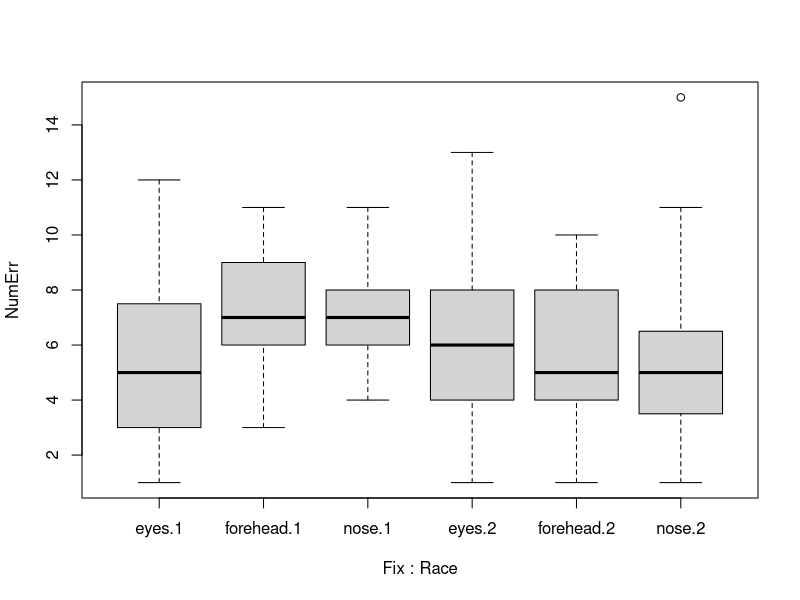
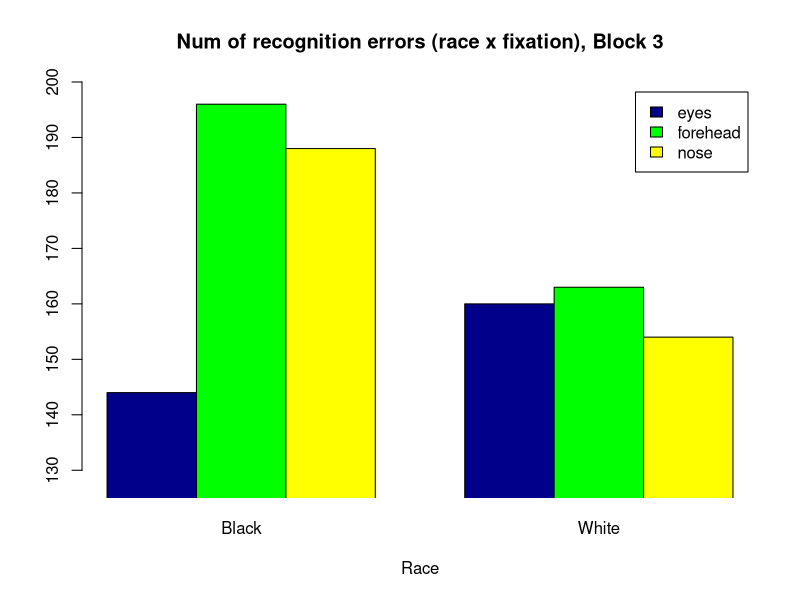

The R script that drew these images, in order:
#Block 3 recognition data

#read in cleaned data set, just Block 3 trials
Block3dat = read.delim("Block3dat.txt", header = T, stringsAsFactors=F)


#change format to do ANOVA
#different line for each value (so each variable has a column specifying which level of that variable
#the value is for)
require(reshape2)
require(plyr)
wide= melt(tapply(Block3dat$Error, INDEX=list(Block3dat$Fix, Block3dat$Race, Block3dat$Subnum), 
                  FUN= sum))

wide = rename(wide, c("Var1" = "Fix", "Var2" = "Race", 
                      "Var3" = "Subnum", "value" = "NumErr"))

#for within subjects ANOVAs, SUBJECT HAS TO BE A FACTOR
wide$Subnum = factor(wide$Subnum)

#to do ANOVA (look at effect of Fix, Race, and interaction)
#need to add error term because of within subjects design (wouldn't have that for between subjects)
#if mixed design, put only within Ss variables in Error term
int <- aov(NumErr ~ (Fix*Race)+Error(Subnum/(Fix*Race)), data = wide)
#same thing as anova(lm(NumErr ~ etc.))
#if between subjects, it would look lik aov(NumErr ~ Fix*Race, data = wide)

summary(int)  #displays Type 1 ANOVA, will be different from Type 3 ANOVA when unbalanced design

boxplot(NumErr~Fix*Race, data = wide)


#for one way ANOVAs within race
Bfaces = Block3dat[Block3dat$Race == 1,]
Wfaces = Block3dat[Block3dat$Race == 2,]
#within Black faces
wideB= melt(tapply(Bfaces$Error, INDEX=list(Bfaces$Fix, Bfaces$Race, Bfaces$Subnum), 
                   FUN= sum))

wideB = rename(wideB, c("Var1" = "Fix", "Var2" = "Race", 
                        "Var3" = "Subnum", "value" = "NumErr"))

onewayB = aov(NumErr ~ Fix+Error(Subnum/Fix), data = wideB)
summary(onewayB)
#within White faces
wideW= melt(tapply(Wfaces$Error, INDEX=list(Wfaces$Fix, Wfaces$Race, Wfaces$Subnum), 
                   FUN= sum))

wideW = rename(wideW, c("Var1" = "Fix", "Var2" = "Race", 
                        "Var3" = "Subnum", "value" = "NumErr"))

onewayW = aov(NumErr ~ Fix+Error(Subnum/Fix), data = wideW)
summary(onewayW)


#one way comparison, corrected for family wise error
#TukeyHSD(oneway)    #Only works for between subjects


#for means/figures
#fix x race (num of errors)
fixrace = tapply(Block3dat$Error, INDEX=list(Block3dat$Fix, Block3dat$Race), FUN= sum)
#USE THIS FIGURE- figure out x axis names
barplot(fixrace, main="Num of recognition errors (race x fixation), Block 3",
        xlab="Race", col=c("darkblue","green", "yellow"),
        ylim = c(125,200), 
        names.arg= c("Black","White"),
        legend = c("eyes", "forehead", "nose"), beside=TRUE, xpd=FALSE)

#just fix (num of errors)
tapply(Block3dat$Error, INDEX=list(Block3dat$Fix), FUN= sum)


